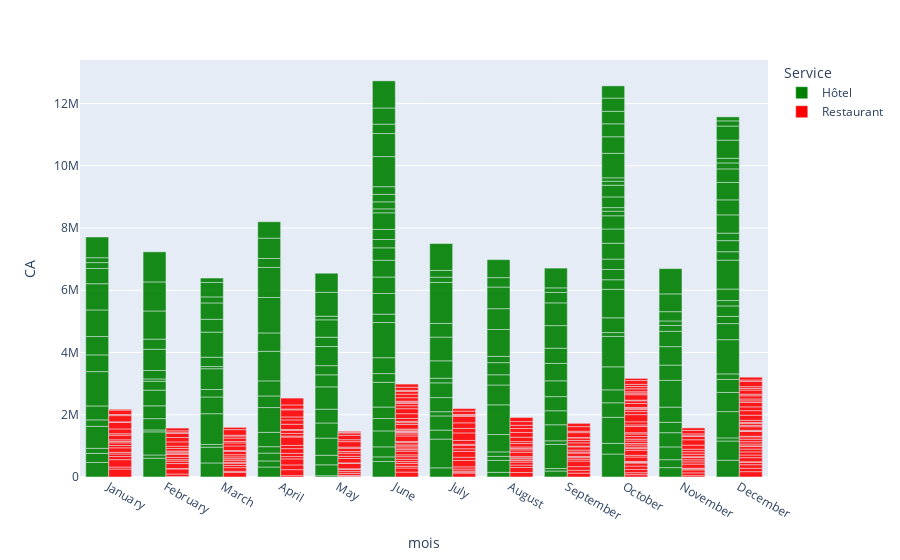

This figure's notebook cell:
### Code cell
import plotly.express as px
barchart_ca = px.bar(
    df_group,
    x="mois",
    y="CA",
    color="Service",               
    opacity=0.9,                  
    orientation="v",              
    barmode='group',
    hover_name = 'Service',
    color_discrete_map = {"Restaurant":"red", "Hôtel":"green"},
category_orders={"mois": ["January", "February", "March", "April", "May", "June", "July", "August", "September", "October", "November", "December"]})  
barchart_ca

### Figure 1 — Plotly figure (JSON) as saved in the notebook; plotly's stock layout.template omitted (floating-point values rounded to 4 significant figures; data arrays with more than 128 entries replaced by an {"elided": "..."} marker saying what was removed)
{"data": [{"alignmentgroup": "True", "hovertemplate": "<b>%{hovertext}</b><br><br>Service=Hôtel<br>mois=%{x}<br>CA=%{y}<extra></extra>", "hovertext": {"elided": "217 str values"}, "legendgroup": "Hôtel", "marker": {"color": "green", "opacity": 0.9, "pattern": {"shape": ""}}, "name": "Hôtel", "offsetgroup": "Hôtel", "orientation": "v", "showlegend": true, "textposition": "auto", "type": "bar", "x": {"elided": "217 str values"}, "xaxis": "x", "y": {"elided": "217 int values"}, "yaxis": "y"}, {"alignmentgroup": "True", "hovertemplate": "<b>%{hovertext}</b><br><br>Service=Restaurant<br>mois=%{x}<br>CA=%{y}<extra></extra>", "hovertext": {"elided": "295 str values"}, "legendgroup": "Restaurant", "marker": {"color": "red", "opacity": 0.9, "pattern": {"shape": ""}}, "name": "Restaurant", "offsetgroup": "Restaurant", "orientation": "v", "showlegend": true, "textposition": "auto", "type": "bar", "x": {"elided": "295 str values"}, "xaxis": "x", "y": {"elided": "295 int values"}, "yaxis": "y"}], "layout": {"barmode": "group", "legend": {"title": {"text": "Service"}, "tracegroupgap": 0}, "margin": {"t": 60}, "xaxis": {"anchor": "y", "categoryarray": ["January", "February", "March", "April", "May", "June", "July", "August", "September", "October", "November", "December"], "categoryorder": "array", "domain": [0, 1], "title": {"text": "mois"}}, "yaxis": {"anchor": "x", "domain": [0, 1], "title": {"text": "CA"}}}}
